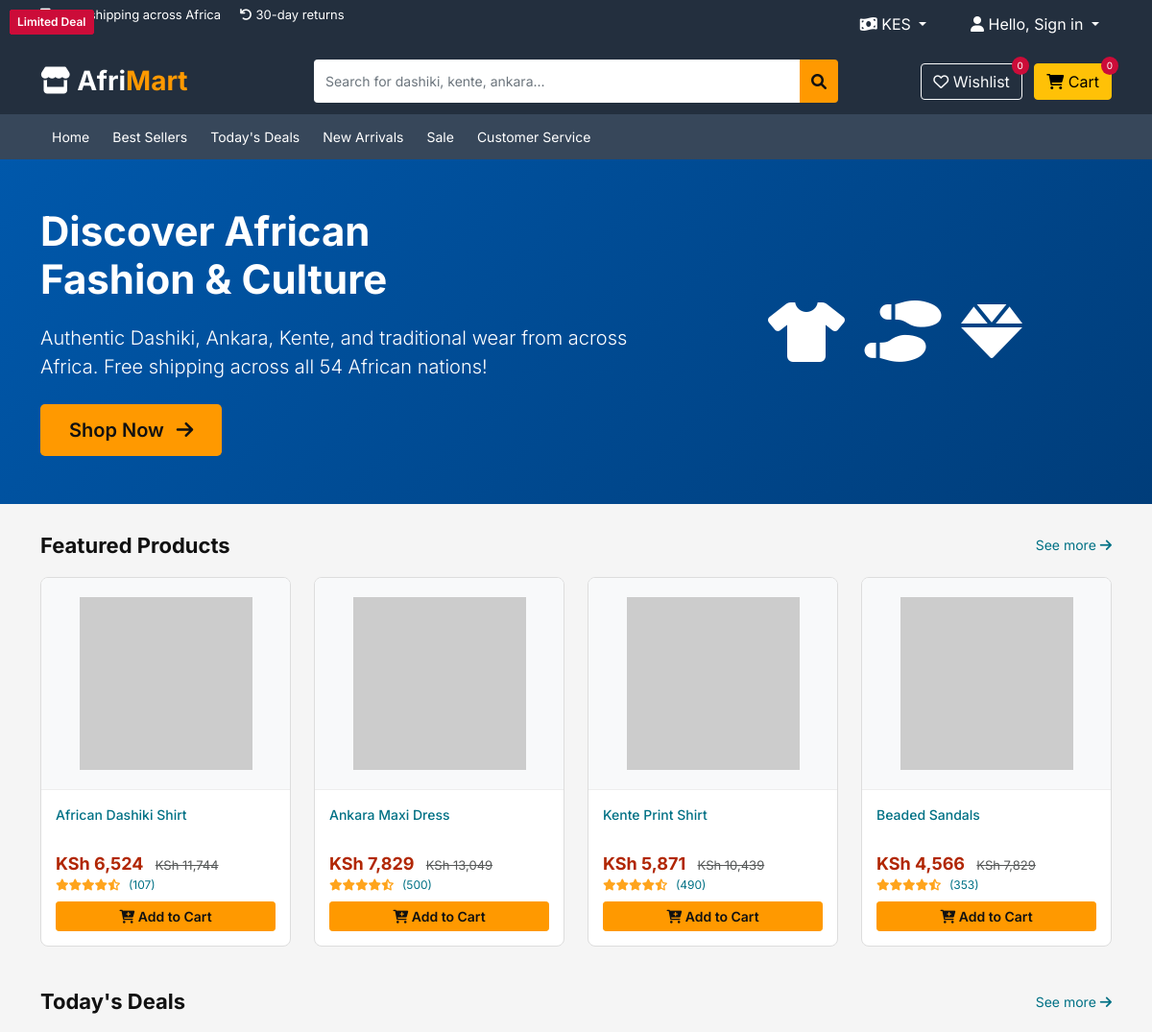
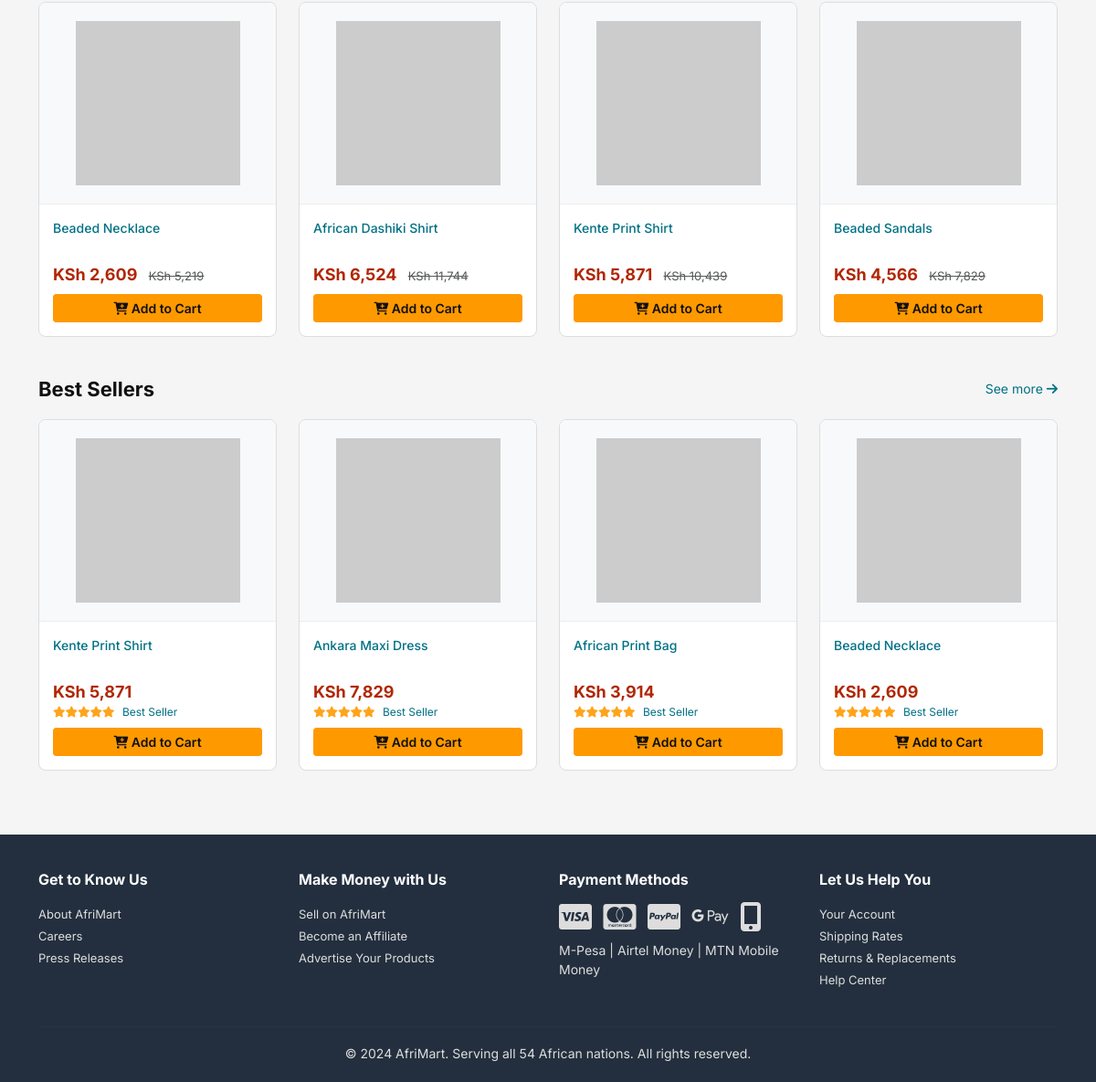
The page / on the database its author committed (2 pictures, top to bottom).
### tables this page shows
CREATE TABLE products (
    id INT AUTO_INCREMENT PRIMARY KEY,
    name VARCHAR(255) NOT NULL,
    slug VARCHAR(255) UNIQUE NOT NULL,
    description TEXT,
    short_description VARCHAR(500),
    price_usd DECIMAL(10,2) NOT NULL,
    compare_price_usd DECIMAL(10,2) DEFAULT NULL,
    category_id INT,
    brand VARCHAR(100),
    sizes VARCHAR(200),
    colors VARCHAR(200),
    stock_quantity INT DEFAULT 0,
    sku VARCHAR(100) UNIQUE,
    images TEXT,
    featured BOOLEAN DEFAULT 0,
    trending BOOLEAN DEFAULT 0,
    best_seller BOOLEAN DEFAULT 0,
    new_arrival BOOLEAN DEFAULT 0,
    sold_count INT DEFAULT 0,
    views INT DEFAULT 0,
    status ENUM('active','inactive') DEFAULT 'active',
    created_at TIMESTAMP DEFAULT CURRENT_TIMESTAMP,
    FOREIGN KEY (category_id) REFERENCES categories(id) ON DELETE SET NULL
);

CREATE TABLE currencies (
    id INT AUTO_INCREMENT PRIMARY KEY,
    country_code VARCHAR(5) UNIQUE NOT NULL,
    country_name VARCHAR(100) NOT NULL,
    currency_code VARCHAR(3) NOT NULL,
    currency_symbol VARCHAR(10) NOT NULL,
    currency_name VARCHAR(50) NOT NULL,
    rate_to_usd DECIMAL(15,6) NOT NULL,
    is_default BOOLEAN DEFAULT 0
);

### includes/functions.php (called while the page is built, shortened)
<?php
function getFeaturedProducts($pdo, $limit = 8) {
    $limit = intval($limit);
    $stmt = $pdo->prepare("SELECT * FROM products WHERE status = 'active' AND featured = 1 ORDER BY created_at DESC LIMIT " . $limit);
    $stmt->execute();
    $products = $stmt->fetchAll();
    return $products;
}
function getTrendingProducts($pdo, $limit = 8) {
    $limit = intval($limit);
    $stmt = $pdo->prepare("SELECT * FROM products WHERE status = 'active' AND trending = 1 ORDER BY RAND() LIMIT " . $limit);
    $stmt->execute();
    $products = $stmt->fetchAll();
    return $products;
}
function getSaleProducts($pdo, $limit = null) {
    $sql = "SELECT * FROM products WHERE status = 'active' AND compare_price_usd IS NOT NULL AND compare_price_usd > price_usd ORDER BY ((compare_price_usd - price_usd) / compare_price_usd * 100) DESC";
    if($limit !== null && $limit > 0) {
        $sql .= " LIMIT " . intval($limit);
    }
    $stmt = $pdo->query($sql);
    $products = $stmt->fetchAll();
    return $products;
}
?>

### includes/currency.php (called while the page is built, shortened)
<?php
function convertPrice($priceUSD, $targetCurrency) {
    global $pdo;
    $stmt = $pdo->prepare("SELECT rate_to_usd FROM currencies WHERE currency_code = ?");
    $stmt->execute([$targetCurrency]);
    $c = $stmt->fetch();
    if($c) {
        return round($priceUSD * $c['rate_to_usd'], 2);
    }
    return round($priceUSD, 2);
}
function getCurrencySymbol($code) {
    global $pdo;
    $stmt = $pdo->prepare("SELECT currency_symbol FROM currencies WHERE currency_code = ?");
    $stmt->execute([$code]);
    $c = $stmt->fetch();
    return $c ? $c['currency_symbol'] : '$';
}
function formatPrice($amount, $currency = null) {
    global $currentCurrency;
    $curr = $currency ?? $currentCurrency;
    $symbol = getCurrencySymbol($curr);
    $currenciesWithoutDecimals = ['KES', 'TZS', 'UGX', 'BIF', 'DJF', 'GNF', 'RWF'];
    if(in_array($curr, $currenciesWithoutDecimals)) {
        return $symbol . " " . number_format($amount, 0);
    }
    return $symbol . number_format($amount, 2);
}
$currentCurrency = $_SESSION['user_currency'];
?>

### index.php (the view, shortened to what this page needs)
<?php
require_once 'config/config.php';
?>
<?php include 'includes/header.php'; ?>
<div class="hero-banner">
    <div class="container">
        <div class="row align-items-center">
            <div class="col-md-7">
                <h1>Discover African <br>Fashion & Culture</h1>
                <p class="lead mb-4">Authentic Dashiki, Ankara, Kente, and traditional wear from across Africa. Free shipping across all 54 African nations!</p>
                <a href="shop.php" class="btn btn-primary btn-lg">Shop Now <i class="fas fa-arrow-right ms-2"></i></a>
            </div>
            <div class="col-md-5 text-center">
                <i class="fas fa-tshirt fa-4x me-3"></i>
                <i class="fas fa-shoe-prints fa-4x me-3"></i>
                <i class="fas fa-gem fa-4x"></i>
            </div>
        </div>
    </div>
</div>
<div class="container">
    <div class="row mb-4">
        <div class="col-12">
            <div class="section-title d-flex justify-content-between align-items-center">
                <h2>Featured Products</h2>
                <a href="shop.php">See more <i class="fas fa-arrow-right"></i></a>
            </div>
        </div>
        <?php $featured = getFeaturedProducts($pdo, 8); ?>
        <?php foreach($featured as $product): $price = convertPrice($product['price_usd'], $currentCurrency); $compare = $product['compare_price_usd'] ? convertPrice($product['compare_price_usd'], $currentCurrency) : null; $img = $product['images_array'][0]; ?>
        <div class="col-md-3 col-6">
            <div class="product-card">
                <div class="product-image">
                    <img src="assets/uploads/<?php echo $img; ?>" onerror="this.src='https://via.placeholder.com/200'">
                </div>
                <div class="product-info">
                    <div class="product-title"><a href="product.php?slug=<?php echo $product['slug']; ?>"><?php echo $product['name']; ?></a></div>
                    <div class="product-price"><?php echo formatPrice($price); ?>
                        <?php if($compare): ?><span class="product-old-price"><?php echo formatPrice($compare); ?></span><?php endif; ?>
                    </div>
                    <div class="product-rating">
                        <i class="fas fa-star"></i><i class="fas fa-star"></i><i class="fas fa-star"></i><i class="fas fa-star"></i><i class="fas fa-star-half-alt"></i>
                        <span>(<?php echo $product['rating_count'] ?: rand(10, 500); ?>)</span>
                    </div>
                    <div class="mt-2">
                        <button class="btn btn-primary btn-sm w-100 quick-add-cart" data-id="<?php echo $product['id']; ?>">
                            <i class="fas fa-cart-plus"></i> Add to Cart
                        </button>
                    </div>
                </div>
            </div>
        </div>
        <?php endforeach; ?>
    </div>
    <div class="row mb-4">
        <div class="col-12">
            <div class="section-title d-flex justify-content-between align-items-center">
                <h2>Today's Deals</h2>
                <a href="sale.php">See more <i class="fas fa-arrow-right"></i></a>
            </div>
        </div>
        <?php $sale = getSaleProducts($pdo, 4); ?>
        <?php foreach($sale as $product): $price = convertPrice($product['price_usd'], $currentCurrency); $compare = convertPrice($product['compare_price_usd'], $currentCurrency); $img = $product['images_array'][0]; ?>
        <div class="col-md-3 col-6">
            <div class="product-card">
                <div class="product-badge">Limited Deal</div>
                <div class="product-image">
                    <img src="assets/uploads/<?php echo $img; ?>" onerror="this.src='https://via.placeholder.com/200'">
                </div>
                <div class="product-info">
                    <div class="product-title"><a href="product.php?slug=<?php echo $product['slug']; ?>"><?php echo $product['name']; ?></a></div>
                    <div class="product-price"><?php echo formatPrice($price); ?>
                        <span class="product-old-price"><?php echo formatPrice($compare); ?></span>
                    </div>
                    <div class="mt-2">
                        <button class="btn btn-primary btn-sm w-100 quick-add-cart" data-id="<?php echo $product['id']; ?>">
                            <i class="fas fa-cart-plus"></i> Add to Cart
                        </button>
                    </div>
                </div>
            </div>
        </div>
        <?php endforeach; ?>
    </div>
    <div class="row mb-4">
        <div class="col-12">
            <div class="section-title d-flex justify-content-between align-items-center">
                <h2>Best Sellers</h2>
                <a href="shop.php">See more <i class="fas fa-arrow-right"></i></a>
            </div>
        </div>
        <?php $trending = getTrendingProducts($pdo, 4); ?>
        <?php foreach($trending as $product): $price = convertPrice($product['price_usd'], $currentCurrency); $img = $product['images_array'][0]; ?>
        <div class="col-md-3 col-6">
            <div class="product-card">
                <div class="product-image">
                    <img src="assets/uploads/<?php echo $img; ?>" onerror="this.src='https://via.placeholder.com/200'">
                </div>
                <div class="product-info">
                    <div class="product-title"><a href="product.php?slug=<?php echo $product['slug']; ?>"><?php echo $product['name']; ?></a></div>
                    <div class="product-price"><?php echo formatPrice($price); ?></div>
                    <div class="product-rating">
                        <i class="fas fa-star"></i><i class="fas fa-star"></i><i class="fas fa-star"></i><i class="fas fa-star"></i><i class="fas fa-star"></i>
                        <span>Best Seller</span>
                    </div>
                    <div class="mt-2">
                        <button class="btn btn-primary btn-sm w-100 quick-add-cart" data-id="<?php echo $product['id']; ?>">
                            <i class="fas fa-cart-plus"></i> Add to Cart
                        </button>
                    </div>
                </div>
            </div>
        </div>
        <?php endforeach; ?>
    </div>
</div>
<?php include 'includes/footer.php'; ?>

### rows shown on the page
products: name "African Dashiki Shirt", price_usd.currency_symbol "KSh 6,524", compare_price_usd.currency_symbol "KSh 11,744"
products: name "Ankara Maxi Dress", price_usd.currency_symbol "KSh 7,829", compare_price_usd.currency_symbol "KSh 13,049"
products: name "Kente Print Shirt", price_usd.currency_symbol "KSh 5,871", compare_price_usd.currency_symbol "KSh 10,439"
products: name "Beaded Sandals", price_usd.currency_symbol "KSh 4,566", compare_price_usd.currency_symbol "KSh 7,829"
products: name "Beaded Necklace", price_usd.currency_symbol "KSh 2,609", compare_price_usd.currency_symbol "KSh 5,219"
products: name "African Print Bag", price_usd.currency_symbol "KSh 3,914"

### other values the page prints
$currentCurrency "KES"
$cartCount "0"
